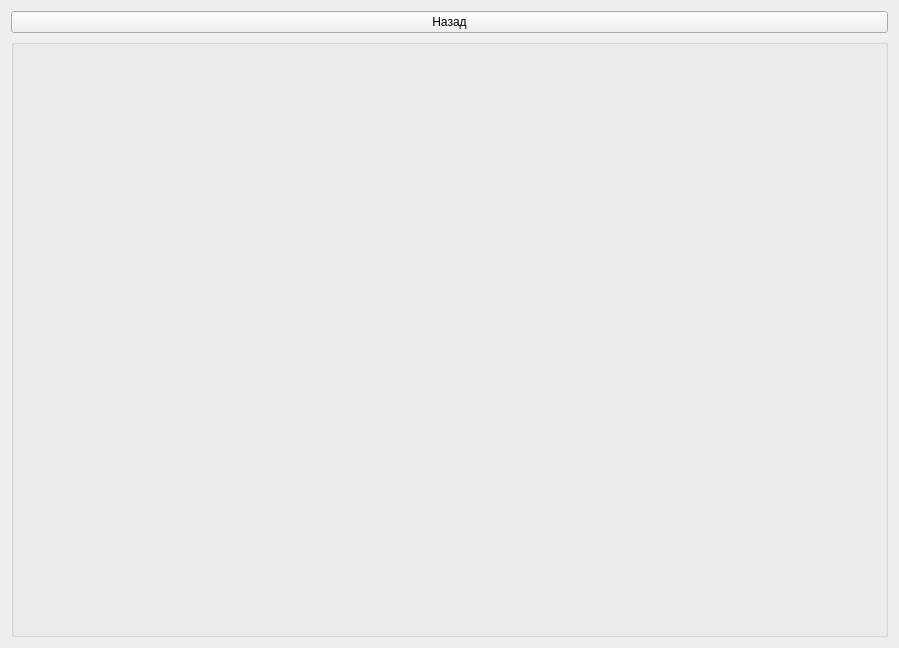
<?xml version="1.0" encoding="UTF-8"?>
<ui version="4.0">
 <class>Map</class>
 <widget class="QWidget" name="Map">
  <property name="geometry">
   <rect>
    <x>0</x>
    <y>0</y>
    <width>899</width>
    <height>648</height>
   </rect>
  </property>
  <property name="sizePolicy">
   <sizepolicy hsizetype="Fixed" vsizetype="Fixed">
    <horstretch>0</horstretch>
    <verstretch>0</verstretch>
   </sizepolicy>
  </property>
  <property name="minimumSize">
   <size>
    <width>800</width>
    <height>600</height>
   </size>
  </property>
  <property name="windowTitle">
   <string>Карта</string>
  </property>
  <layout class="QVBoxLayout" name="verticalLayout">
   <item>
    <widget class="QPushButton" name="Back">
     <property name="text">
      <string>Назад</string>
     </property>
    </widget>
   </item>
   <item>
    <widget class="QGroupBox" name="groupBox">
     <property name="title">
      <string/>
     </property>
     <layout class="QHBoxLayout" name="horizontalLayout">
      <item>
       <widget class="QLabel" name="label">
        <property name="text">
         <string/>
        </property>
       </widget>
      </item>
     </layout>
    </widget>
   </item>
  </layout>
 </widget>
 <resources/>
 <connections/>
</ui>
